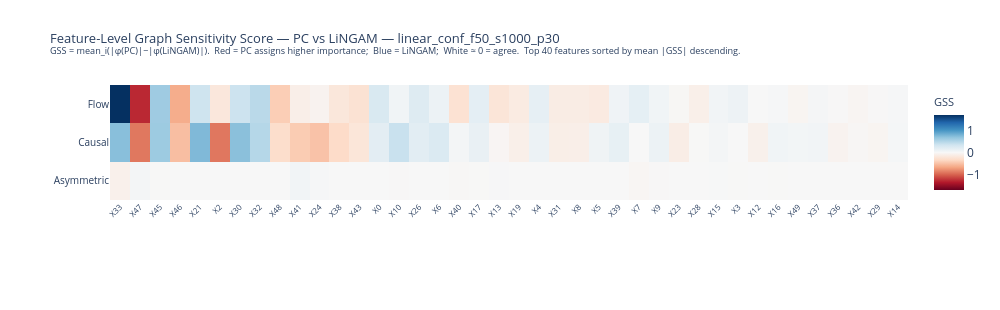
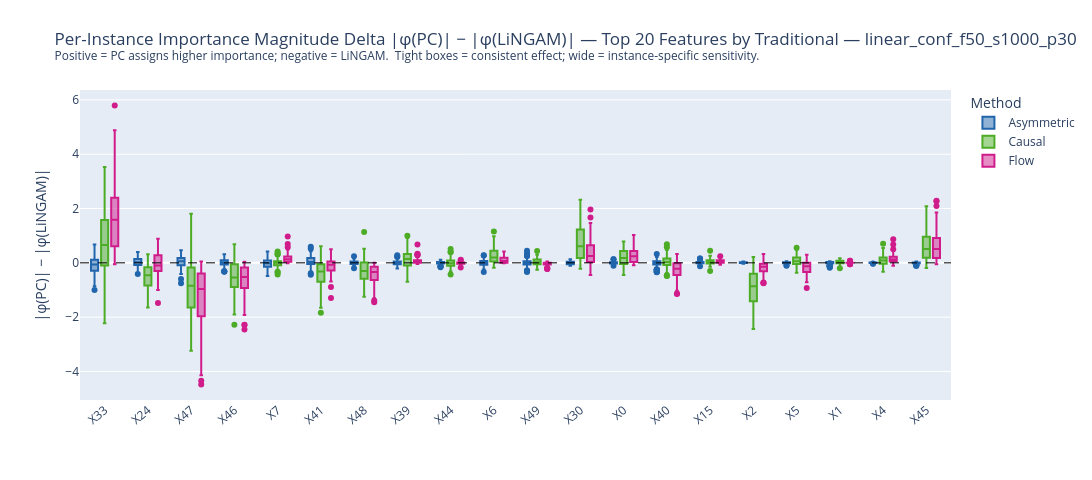

Source (notebook cell) for these figures, in order:
### Markdown cell above
"""
9.2 — Graph Sensitivity Score (GSS): PC vs LiNGAM

GSS(method, feature) = mean_i ( |φ(PC,i,f)| - |φ(LiNGAM,i,f)| )

No outer absolute, no normalisation — the sign encodes direction:
→ GSS > 0 : PC assigns higher mean absolute importance for this feature.
→ GSS < 0 : LiNGAM assigns higher mean absolute importance for this feature.
→ GSS ≈ 0 : both graphs agree on magnitude for this feature.

**Note:** Metrics already computed in section 4. Using pre-computed `gss_feat` and `feat_delta`.
"""

### Code cell
# ── Metrics already computed in section 4 ─────────────────────────────────────
# Using pre-computed gss_feat and feat_delta

for meth in BASE_METHODS:
    if meth not in gss_feat:
        continue
    g = gss_feat[meth]
    print(f"{meth}: mean GSS = {np.mean(g):.4f}  "
          f"min GSS = {np.min(g):.4f}  max GSS = {np.max(g):.4f}")

# ── A: Feature-level GSS heatmap ──────────────────────────────────────────────
fig_gss_hmap = plot_gss_heatmap(
    gss_feat, feature_names, BASE_METHODS, DATASET, save_dir=PLOTS_DIR,
)

# ── B: Per-instance magnitude delta box plots (top-N Scratch features) ────────
fig_delta = plot_gss_delta_box(
    feat_delta, feature_names, scratch_rank, METHOD_COLORS,
    DATASET, N_TOP_FEATURES, save_dir=PLOTS_DIR,
)

# ── C: Method-level GSS summary ───────────────────────────────────────────────
print(f"\n{'Method':<15}  {'Mean GSS':>10}  {'Median GSS':>11}  {'Max |GSS|':>10}  "
      f"{'Feat |GSS|>0.5':>14}  {'Feat |GSS|>0.1':>14}")
print("─" * 85)
for meth in BASE_METHODS:
    if meth not in gss_feat:
        continue
    g = gss_feat[meth]
    print(f"  {meth:<13}  {np.mean(g):>10.4f}  {np.median(g):>11.4f}  "
          f"{np.max(np.abs(g)):>10.4f}  {(np.abs(g)>0.5).sum():>14d}  {(np.abs(g)>0.1).sum():>14d}")

### Figure 1 — Plotly figure (JSON) as saved in the notebook; plotly's stock layout.template omitted (floating-point values rounded to 4 significant figures)
{"data": [{"colorbar": {"title": {"font": {"size": 11}, "text": "GSS"}}, "colorscale": [[0, "rgb(103,0,31)"], [0.1, "rgb(178,24,43)"], [0.2, "rgb(214,96,77)"], [0.3, "rgb(244,165,130)"], [0.4, "rgb(253,219,199)"], [0.5, "rgb(247,247,247)"], [0.6, "rgb(209,229,240)"], [0.7, "rgb(146,197,222)"], [0.8, "rgb(67,147,195)"], [0.9, "rgb(33,102,172)"], [1, "rgb(5,48,97)"]], "hovertemplate": "<b>%{y}</b> — %{x}<br>GSS = %{z:.4f}<extra></extra>", "type": "heatmap", "x": ["X33", "X47", "X45", "X46", "X21", "X2", "X30", "X32", "X48", "X41", "X24", "X38", "X43", "X0", "X10", "X26", "X6", "X40", "X17", "X13", "X19", "X4", "X31", "X8", "X5", "X39", "X7", "X9", "X23", "X28", "X15", "X3", "X12", "X16", "X49", "X37", "X36", "X42", "X29", "X14"], "y": ["Asymmetric", "Causal", "Flow"], "z": [[-0.0858, 0.0353, -0.004322, 0.0035, 0.0008942, 0.003425, -0.003492, -0.003301, 0.003713, 0.05348, 0.01736, 0.002142, 0.001494, -0.001305, -0.009956, -0.001299, 0.004024, -0.01424, -0.005538, 0.01285, -0.0004417, 0.001597, 6.136e-06, 4.941e-05, -0.001502, 0.001719, -0.0303, -0.007963, -0.001326, -0.0001615, 0.009037, -0.003879, 0.001913, -0.005285, 0.001144, -0.0007072, 0.001577, 0.002654, -0.001333, -0.0005898], [0.7242, -0.9062, 0.6241, -0.5272, 0.7625, -0.9103, 0.7156, 0.4935, -0.3079, -0.4383, -0.4968, -0.3268, -0.2104, 0.1821, 0.3875, 0.1882, 0.2514, 0.03663, 0.1238, -0.03133, -0.1031, 0.09629, -0.1131, -0.1077, 0.07441, 0.14, -0.002385, 0.1023, -0.1203, -0.005849, 0.03469, 0.003152, -0.08233, 0.06304, 0.04232, 0.05119, -0.05541, -0.01864, -0.04149, 0.02308], [1.709, -1.289, 0.6141, -0.6322, 0.3516, -0.1905, 0.3629, 0.4655, -0.4252, -0.1091, -0.05568, -0.197, -0.2546, 0.2727, 0.05856, 0.2289, 0.1008, -0.2577, 0.168, -0.2242, -0.1514, 0.1488, -0.1322, -0.1336, -0.1559, 0.068, 0.1602, 0.0639, -0.01788, -0.09957, 0.05778, 0.08786, -0.001504, 0.01729, -0.04152, 0.03099, -0.00761, -0.03541, -0.007175, 0.01696]], "zmax": 1.709, "zmid": 0, "zmin": -1.709}], "layout": {"height": 310, "margin": {"b": 110, "l": 110, "r": 80, "t": 85}, "title": {"font": {"size": 13}, "text": "Feature-Level Graph Sensitivity Score — PC vs LiNGAM — linear_conf_f50_s1000_p30<br><sup>GSS = mean_i(|φ(PC)|−|φ(LiNGAM)|).  Red = PC assigns higher importance;  Blue = LiNGAM;  White ≈ 0 = agree.  Top 40 features sorted by mean |GSS| descending.</sup>"}, "width": 1000, "xaxis": {"side": "bottom", "tickangle": -45, "tickfont": {"size": 8}}, "yaxis": {"tickfont": {"size": 10}}}}

### Figure 2 — Plotly figure (JSON) as saved in the notebook; plotly's stock layout.template omitted (floating-point values rounded to 4 significant figures; data arrays with more than 128 entries replaced by an {"elided": "..."} marker saying what was removed)
{"data": [{"alignmentgroup": "True", "boxpoints": "outliers", "hovertemplate": "Method=Asymmetric<br>=%{x}<br>|φ(PC)| − |φ(LiNGAM)|=%{y}<extra></extra>", "legendgroup": "Asymmetric", "marker": {"color": "#2166ac"}, "name": "Asymmetric", "notched": false, "offsetgroup": "Asymmetric", "orientation": "v", "showlegend": true, "type": "box", "x": {"elided": "2000 str values"}, "x0": " ", "xaxis": "x", "y": {"elided": "2000 float values"}, "y0": " ", "yaxis": "y"}, {"alignmentgroup": "True", "boxpoints": "outliers", "hovertemplate": "Method=Causal<br>=%{x}<br>|φ(PC)| − |φ(LiNGAM)|=%{y}<extra></extra>", "legendgroup": "Causal", "marker": {"color": "#4dac26"}, "name": "Causal", "notched": false, "offsetgroup": "Causal", "orientation": "v", "showlegend": true, "type": "box", "x": {"elided": "2000 str values"}, "x0": " ", "xaxis": "x", "y": {"elided": "2000 float values"}, "y0": " ", "yaxis": "y"}, {"alignmentgroup": "True", "boxpoints": "outliers", "hovertemplate": "Method=Flow<br>=%{x}<br>|φ(PC)| − |φ(LiNGAM)|=%{y}<extra></extra>", "legendgroup": "Flow", "marker": {"color": "#d01c8b"}, "name": "Flow", "notched": false, "offsetgroup": "Flow", "orientation": "v", "showlegend": true, "type": "box", "x": {"elided": "2000 str values"}, "x0": " ", "xaxis": "x", "y": {"elided": "2000 float values"}, "y0": " ", "yaxis": "y"}], "layout": {"boxmode": "group", "height": 480, "legend": {"title": {"text": "Method"}, "tracegroupgap": 0}, "margin": {"b": 80, "t": 90}, "shapes": [{"line": {"color": "black", "dash": "dash", "width": 1}, "type": "line", "x0": 0, "x1": 1, "xref": "x domain", "y0": 0, "y1": 0, "yref": "y"}], "title": {"text": "Per-Instance Importance Magnitude Delta |φ(PC)| − |φ(LiNGAM)| — Top 20 Features by Traditional — linear_conf_f50_s1000_p30<br><sup>Positive = PC assigns higher importance; negative = LiNGAM.  Tight boxes = consistent effect; wide = instance-specific sensitivity.</sup>"}, "width": 1300, "xaxis": {"anchor": "y", "domain": [0, 1], "tickangle": -40, "title": {"text": ""}}, "yaxis": {"anchor": "x", "domain": [0, 1], "title": {"text": "|φ(PC)| − |φ(LiNGAM)|"}}}}
